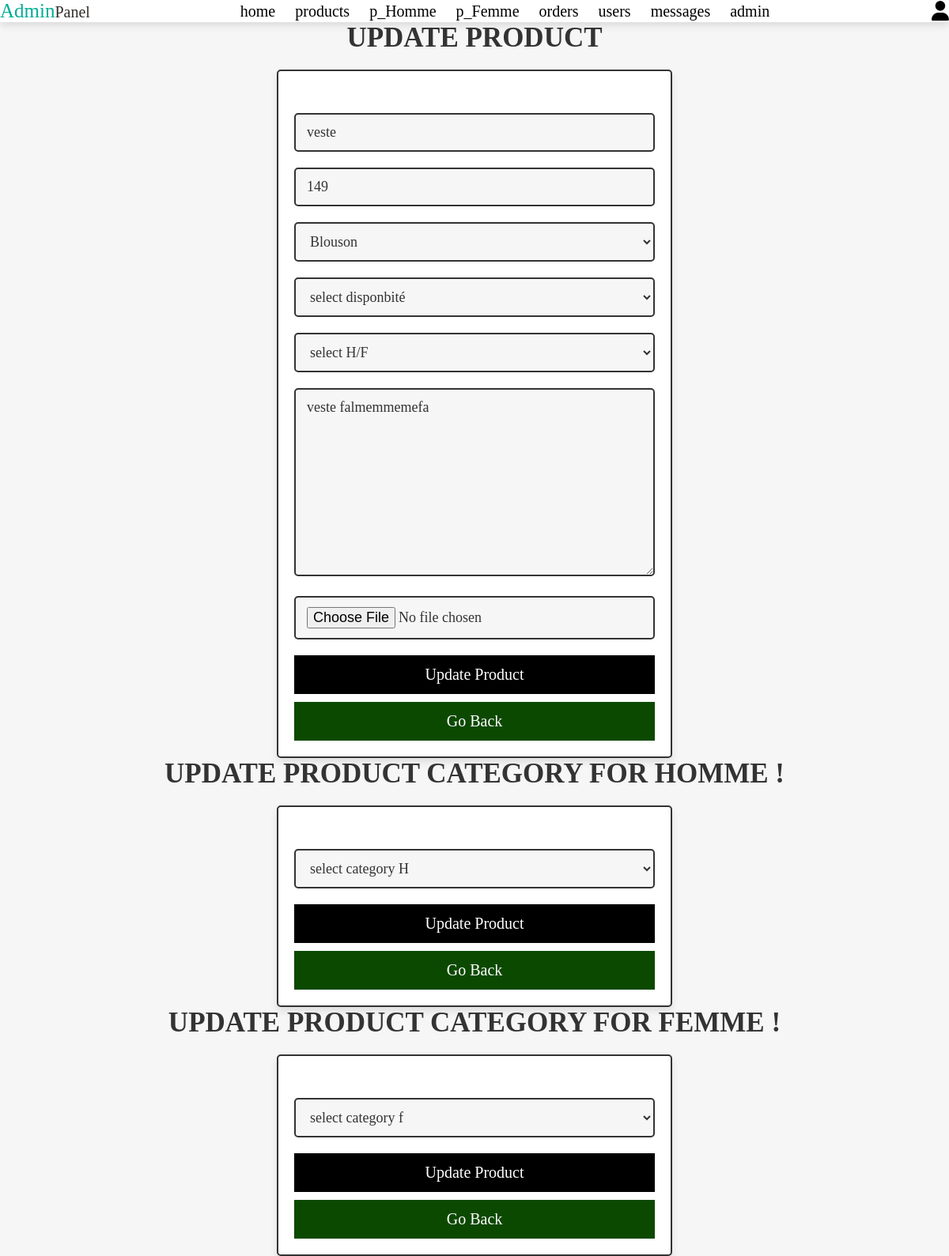
Screenshot of /admin_update_product.php?update=72 (signed in) with the database file from the repository.
### tables this page shows
CREATE TABLE `products` (
  `id` int(100) NOT NULL,
  `name` varchar(100) NOT NULL,
  `category` varchar(20) NOT NULL,
  `hf` varchar(20) NOT NULL,
  `details` varchar(500) NOT NULL,
  `price` float NOT NULL,
  `image` varchar(100) NOT NULL,
  `image_02` varchar(100) NOT NULL,
  `image_03` varchar(100) NOT NULL,
  `stock` varchar(20) NOT NULL DEFAULT 'En stock'
);

### admin_update_product.php (the view, shortened to what this page needs)
<?php
@include 'config.php';
?>
<!DOCTYPE html>
<html lang="en">
<head>
   <link rel="stylesheet" href="https://cdnjs.cloudflare.com/ajax/libs/font-awesome/6.1.1/css/all.min.css">
   <link rel="stylesheet" href="css/admin_style.css">
</head>
<body>
<?php include 'admin_header.php'; ?>
<section class="update-product">
   <h1 class="title">update product </h1>
   <?php
      $update_id = $_GET['update'];
      $select_products = $conn->prepare("SELECT * FROM `products` WHERE id = ?");
      $select_products->execute([$update_id]);
      if($select_products->rowCount() > 0){
         while($fetch_products = $select_products->fetch(PDO::FETCH_ASSOC)){
   ?>
   <form action="" method="post" enctype="multipart/form-data">
      <input type="text" name="name" placeholder="enter product name" required class="box" value="<?= $fetch_products['name']; ?>">
      <input type="number" name="price" min="0" placeholder="enter product price" required class="box" value="<?= $fetch_products['price']; ?>" step="0.01">
      <select name="category" class="box" required>
         <option selected><?= $fetch_products['category']; ?> </option>
      </select>
	           <select name="stock" class="box" required>
            <option value="" selected disabled>select disponbité</option>
         </select>
		 		<select name="hf" class="box" required>
					<option value="" selected disabled>select H/F</option>
				</select>
      <textarea name="details" required placeholder="enter product details" class="box" cols="30" rows="10"><?= $fetch_products['details']; ?></textarea>
      <input type="file" name="image" class="box" accept="image/jpg, image/jpeg, image/png">
      <div class="flex-btn">
         <input type="submit" class="btn" value="update product" name="update_product">
         <a href="admin_products.php" class="option-btn">go back</a>
      </div>
   </form>
   <?php
         }
      }else{
         echo '<p class="empty">no products found!</p>';
      }
   ?>
</section>
<section class="update-product">
   <h1 class="title">update product category for HOMME ! </h1>
   <?php
      $update_id = $_GET['update'];
      $select_products = $conn->prepare("SELECT * FROM `products` WHERE id = ?");
      $select_products->execute([$update_id]);
      if($select_products->rowCount() > 0){
         while($fetch_products = $select_products->fetch(PDO::FETCH_ASSOC)){
   ?>
   <form action="" method="post" enctype="multipart/form-data">
      <select name="category" class="box" required>
            <option value="" selected disabled>select category H</option>
         </select>
      <div class="flex-btn">
         <input type="submit" class="btn" value="update product" name="update_product">
         <a href="admin_products.php" class="option-btn">go back</a>
      </div>
   </form>
   <?php
         }
      }else{
         echo '<p class="empty">no products found!</p>';
      }
   ?>
</section>
<section class="update-product">
   <h1 class="title">update product category for FEMME ! </h1>
   <?php
      $update_id = $_GET['update'];
      $select_products = $conn->prepare("SELECT * FROM `products` WHERE id = ?");
      $select_products->execute([$update_id]);
      if($select_products->rowCount() > 0){
         while($fetch_products = $select_products->fetch(PDO::FETCH_ASSOC)){
   ?>
   <form action="" method="post" enctype="multipart/form-data">
         <select name="category" class="box" required>
            <option value="" selected disabled>select category f</option>
         </select>
      <div class="flex-btn">
         <input type="submit" class="btn" value="update product" name="update_product">
         <a href="admin_products.php" class="option-btn">go back</a>
      </div>
   </form>
   <?php
         }
      }else{
         echo '<p class="empty">no products found!</p>';
      }
   ?>
</section>
</body>
</html>

### css/admin_style.css (style rules this page uses)
.update-product form { max-width: 50rem; padding:2rem; margin:0 auto; text-align: center; border:var(--border); box-shadow: var(--box-shadow); background-color: var(--white); border-radius: .5rem; }
.update-product form .box { width: 100%; border:var(--border); background-color: var(--white); border-radius: .5rem; background-color: var(--light-bg); padding:1.2rem 1.4rem; font-size: 1.8rem; color:var(--black); margin:1rem 0; }

### css/components.css (style rules this page uses)
:root { --green:#2F4F4F; --orange:#f39c12; --red:#e74c3c; --black:#333; --light-color:black; --white:white; --light-bg:#f6f6f6; --border:.2rem solid var(--black); --box-shadow:0 .5rem 1rem rgba(0,0,0,.1); }
* { font-family: Georgia, serif; margin:0; padding:0; box-sizing: border-box; outline: none; border:none; text-decoration: none; color:var(--black); font-size: 2rem; }
body { background-color: var(--light-bg); }
html { font-size: 62.5%; overflow-x: hidden; scroll-behavior: smooth; scroll-padding-top: 6.5rem; }
section { padding:0rem 0rem; max-width: 1200px; margin:0 auto; }
.btn, .delete-btn, .option-btn { display: block; width: 100%; margin-top: 1rem; color:var(--white); font-size: 2rem; padding:1.3rem 3rem; text-transform: capitalize; cursor: pointer; text-align: center; }
.btn { background-color: black; }
.option-btn { background-color: #0c4900; }
.flex-btn { display: block; flex-wrap: wrap; gap:1rem; }
.flex-btn > * { flex:1; }
.title { text-align: center; margin-bottom: 2rem; text-transform: uppercase; color:var(--black); font-size: 3.5rem; }

### rows the page displays
products: name "veste", price "149", category "Blouson", details "veste falmemmemefa"
